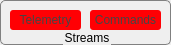
   <widget class="QGroupBox" name="groupBox">
    <property name="geometry">
     <rect>
      <x>570</x>
      <y>10</y>
      <width>171</width>
      <height>45</height>
     </rect>
    </property>
    <property name="layoutDirection">
     <enum>Qt::LeftToRight</enum>
    </property>
    <property name="styleSheet">
     <string notr="true">QGroupBox::title
{
subcontrol-origin: margin;
subcontrol-position:bottom center;
}
QGroupBox
{
margin-top: -2.5ex;
border:1px solid gray;
border-radius:5px;
} 
</string>
    </property>
    <property name="title">
     <string>Streams</string>
    </property>
    <property name="flat">
     <bool>false</bool>
    </property>
    <widget class="QLabel" name="telemetry_L">
     <property name="geometry">
      <rect>
       <x>10</x>
       <y>10</y>
       <width>71</width>
       <height>20</height>
      </rect>
     </property>
     <property name="styleSheet">
      <string notr="true">background-color:rgb(255, 0, 4);
color:#454545;
border-radius:3px;</string>
     </property>
     <property name="text">
      <string>Telemetry</string>
     </property>
     <property name="alignment">
      <set>Qt::AlignCenter</set>
     </property>
    </widget>
    <widget class="QPushButton" name="commands_L_2">
     <property name="geometry">
      <rect>
       <x>90</x>
       <y>10</y>
       <width>71</width>
       <height>22</height>
      </rect>
     </property>
     <property name="focusPolicy">
      <enum>Qt::NoFocus</enum>
     </property>
     <property name="toolTip">
      <string>Click to reset communication module</string>
     </property>
     <property name="styleSheet">
      <string notr="true">background-color:transparent</string>
     </property>
     <property name="text">
      <string/>
     </property>
     <property name="flat">
      <bool>true</bool>
     </property>
    </widget>
    <widget class="QLabel" name="commands_L">
     <property name="geometry">
      <rect>
       <x>90</x>
       <y>10</y>
       <width>71</width>
       <height>20</height>
      </rect>
     </property>
     <property name="styleSheet">
      <string notr="true">background-color:rgb(255, 0, 4);
color:#454545;
border-radius:3px;</string>
     </property>
     <property name="text">
      <string>Commands</string>
     </property>
     <property name="alignment">
      <set>Qt::AlignCenter</set>
     </property>
    </widget>
    <zorder>commands_L</zorder>
    <zorder>telemetry_L</zorder>
    <zorder>commands_L_2</zorder>
   </widget>
